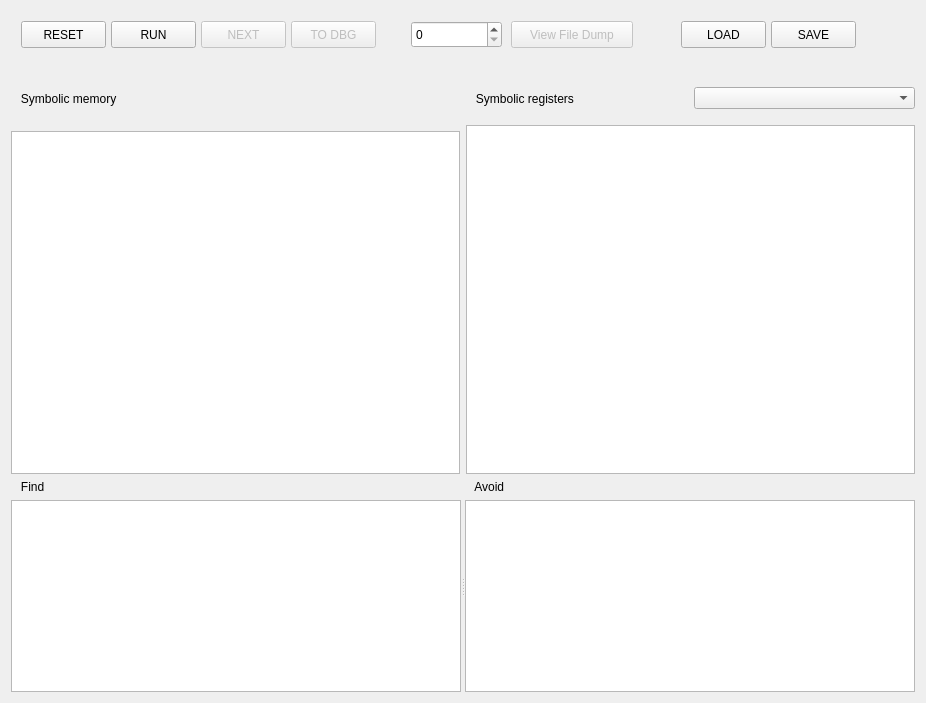
<?xml version="1.0" encoding="UTF-8"?>
<ui version="4.0">
 <class>IDAngrPanel</class>
 <widget class="QWidget" name="IDAngrPanel">
  <property name="enabled">
   <bool>true</bool>
  </property>
  <property name="geometry">
   <rect>
    <x>0</x>
    <y>0</y>
    <width>926</width>
    <height>703</height>
   </rect>
  </property>
  <property name="windowTitle">
   <string>IDAngr Panel</string>
  </property>
  <property name="layoutDirection">
   <enum>Qt::LeftToRight</enum>
  </property>
  <layout class="QGridLayout" name="gridLayout_6">
   <item row="2" column="0">
    <layout class="QGridLayout" name="gridLayout_5">
     <item row="0" column="0">
      <layout class="QGridLayout" name="gridLayout">
       <property name="spacing">
        <number>12</number>
       </property>
       <item row="0" column="0">
        <widget class="QLabel" name="label_2">
         <property name="minimumSize">
          <size>
           <width>0</width>
           <height>41</height>
          </size>
         </property>
         <property name="text">
          <string>   Symbolic memory</string>
         </property>
        </widget>
       </item>
       <item row="1" column="0" colspan="2">
        <widget class="QTableView" name="memoryView">
         <property name="contextMenuPolicy">
          <enum>Qt::CustomContextMenu</enum>
         </property>
         <property name="selectionMode">
          <enum>QAbstractItemView::SingleSelection</enum>
         </property>
         <property name="sortingEnabled">
          <bool>false</bool>
         </property>
        </widget>
       </item>
      </layout>
     </item>
     <item row="0" column="1">
      <layout class="QGridLayout" name="gridLayout_2">
       <item row="1" column="0" colspan="2">
        <widget class="QTableView" name="regsView">
         <property name="contextMenuPolicy">
          <enum>Qt::CustomContextMenu</enum>
         </property>
         <property name="selectionMode">
          <enum>QAbstractItemView::SingleSelection</enum>
         </property>
         <property name="sortingEnabled">
          <bool>false</bool>
         </property>
        </widget>
       </item>
       <item row="0" column="1">
        <widget class="QComboBox" name="registerChooser"/>
       </item>
       <item row="0" column="0">
        <widget class="QLabel" name="label">
         <property name="minimumSize">
          <size>
           <width>0</width>
           <height>41</height>
          </size>
         </property>
         <property name="text">
          <string>   Symbolic registers</string>
         </property>
        </widget>
       </item>
      </layout>
     </item>
    </layout>
   </item>
   <item row="3" column="0">
    <widget class="QSplitter" name="splitter_2">
     <property name="maximumSize">
      <size>
       <width>16777215</width>
       <height>16777215</height>
      </size>
     </property>
     <property name="orientation">
      <enum>Qt::Horizontal</enum>
     </property>
     <widget class="QWidget" name="layoutWidget">
      <layout class="QGridLayout" name="gridLayout_3">
       <item row="0" column="0">
        <widget class="QLabel" name="label_3">
         <property name="text">
          <string>   Find</string>
         </property>
        </widget>
       </item>
       <item row="1" column="0">
        <widget class="QListWidget" name="findView">
         <property name="contextMenuPolicy">
          <enum>Qt::CustomContextMenu</enum>
         </property>
         <property name="selectionMode">
          <enum>QAbstractItemView::MultiSelection</enum>
         </property>
         <property name="sortingEnabled">
          <bool>false</bool>
         </property>
        </widget>
       </item>
      </layout>
     </widget>
     <widget class="QWidget" name="layoutWidget_2">
      <layout class="QGridLayout" name="gridLayout_4">
       <item row="0" column="0">
        <widget class="QLabel" name="label_4">
         <property name="text">
          <string>   Avoid</string>
         </property>
        </widget>
       </item>
       <item row="1" column="0">
        <widget class="QListWidget" name="avoidView">
         <property name="contextMenuPolicy">
          <enum>Qt::CustomContextMenu</enum>
         </property>
         <property name="selectionMode">
          <enum>QAbstractItemView::MultiSelection</enum>
         </property>
        </widget>
       </item>
      </layout>
     </widget>
    </widget>
   </item>
   <item row="0" column="0">
    <widget class="QWidget" name="widget" native="true">
     <property name="enabled">
      <bool>true</bool>
     </property>
     <property name="minimumSize">
      <size>
       <width>0</width>
       <height>61</height>
      </size>
     </property>
     <widget class="QPushButton" name="resetBtn">
      <property name="enabled">
       <bool>true</bool>
      </property>
      <property name="geometry">
       <rect>
        <x>10</x>
        <y>10</y>
        <width>85</width>
        <height>27</height>
       </rect>
      </property>
      <property name="text">
       <string>RESET</string>
      </property>
     </widget>
     <widget class="QPushButton" name="runBtn">
      <property name="enabled">
       <bool>true</bool>
      </property>
      <property name="geometry">
       <rect>
        <x>100</x>
        <y>10</y>
        <width>85</width>
        <height>27</height>
       </rect>
      </property>
      <property name="text">
       <string>RUN</string>
      </property>
     </widget>
     <widget class="QPushButton" name="todbgBtn">
      <property name="enabled">
       <bool>false</bool>
      </property>
      <property name="geometry">
       <rect>
        <x>280</x>
        <y>10</y>
        <width>85</width>
        <height>27</height>
       </rect>
      </property>
      <property name="text">
       <string>TO DBG</string>
      </property>
     </widget>
     <widget class="QPushButton" name="viewFileBtn">
      <property name="enabled">
       <bool>false</bool>
      </property>
      <property name="geometry">
       <rect>
        <x>500</x>
        <y>10</y>
        <width>122</width>
        <height>27</height>
       </rect>
      </property>
      <property name="text">
       <string>View File Dump</string>
      </property>
     </widget>
     <widget class="QSpinBox" name="filesBox">
      <property name="geometry">
       <rect>
        <x>400</x>
        <y>10</y>
        <width>91</width>
        <height>27</height>
       </rect>
      </property>
     </widget>
     <widget class="QPushButton" name="nextBtn">
      <property name="enabled">
       <bool>false</bool>
      </property>
      <property name="geometry">
       <rect>
        <x>190</x>
        <y>10</y>
        <width>85</width>
        <height>27</height>
       </rect>
      </property>
      <property name="text">
       <string>NEXT</string>
      </property>
     </widget>
     <widget class="QPushButton" name="loadBtn">
      <property name="enabled">
       <bool>true</bool>
      </property>
      <property name="geometry">
       <rect>
        <x>670</x>
        <y>10</y>
        <width>85</width>
        <height>27</height>
       </rect>
      </property>
      <property name="text">
       <string>LOAD</string>
      </property>
     </widget>
     <widget class="QPushButton" name="saveBtn">
      <property name="enabled">
       <bool>true</bool>
      </property>
      <property name="geometry">
       <rect>
        <x>760</x>
        <y>10</y>
        <width>85</width>
        <height>27</height>
       </rect>
      </property>
      <property name="text">
       <string>SAVE</string>
      </property>
     </widget>
    </widget>
   </item>
  </layout>
 </widget>
 <resources/>
 <connections/>
</ui>
